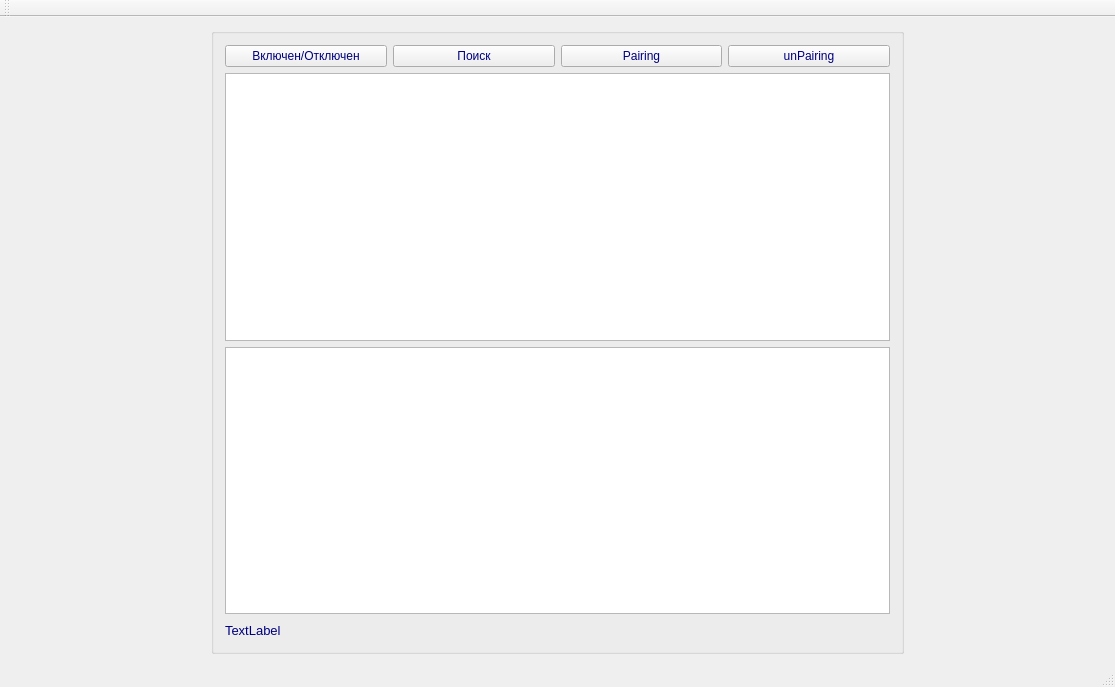
<?xml version="1.0" encoding="UTF-8"?>
<ui version="4.0">
 <class>BluetoothWindowClass</class>
 <widget class="QMainWindow" name="BluetoothWindowClass">
  <property name="geometry">
   <rect>
    <x>0</x>
    <y>0</y>
    <width>1115</width>
    <height>687</height>
   </rect>
  </property>
  <property name="windowTitle">
   <string>Bluetooth App</string>
  </property>
  <property name="autoFillBackground">
   <bool>false</bool>
  </property>
  <widget class="QWidget" name="centralWidget">
   <property name="enabled">
    <bool>true</bool>
   </property>
   <property name="styleSheet">
    <string notr="true">color: rgb(0, 0, 127);</string>
   </property>
   <layout class="QHBoxLayout" name="horizontalLayout">
    <item>
     <spacer name="leftVertSpacer">
      <property name="orientation">
       <enum>Qt::Vertical</enum>
      </property>
      <property name="sizeHint" stdset="0">
       <size>
        <width>200</width>
        <height>40</height>
       </size>
      </property>
     </spacer>
    </item>
    <item>
     <widget class="QGroupBox" name="BTGroupBox">
      <property name="minimumSize">
       <size>
        <width>400</width>
        <height>400</height>
       </size>
      </property>
      <property name="title">
       <string/>
      </property>
      <property name="flat">
       <bool>false</bool>
      </property>
      <layout class="QGridLayout" name="gridLayout">
       <item row="0" column="2">
        <widget class="QPushButton" name="pairingButton">
         <property name="text">
          <string>Pairing</string>
         </property>
        </widget>
       </item>
       <item row="0" column="0">
        <widget class="QPushButton" name="powerButton">
         <property name="text">
          <string>Включен/Отключен</string>
         </property>
        </widget>
       </item>
       <item row="0" column="1">
        <widget class="QPushButton" name="scanButton">
         <property name="text">
          <string>Поиск</string>
         </property>
        </widget>
       </item>
       <item row="3" column="0" colspan="3">
        <widget class="QLabel" name="pairingLabel">
         <property name="minimumSize">
          <size>
           <width>0</width>
           <height>20</height>
          </size>
         </property>
         <property name="font">
          <font>
           <family>Arial</family>
           <pointsize>10</pointsize>
          </font>
         </property>
         <property name="text">
          <string>TextLabel</string>
         </property>
        </widget>
       </item>
       <item row="0" column="3">
        <widget class="QPushButton" name="unPairingButton">
         <property name="text">
          <string>unPairing</string>
         </property>
        </widget>
       </item>
       <item row="1" column="0" colspan="4">
        <widget class="QListWidget" name="devicesListWidget"/>
       </item>
       <item row="2" column="0" colspan="4">
        <widget class="QTextBrowser" name="textBrowser"/>
       </item>
      </layout>
     </widget>
    </item>
    <item>
     <spacer name="rightVertSpacer">
      <property name="orientation">
       <enum>Qt::Vertical</enum>
      </property>
      <property name="sizeHint" stdset="0">
       <size>
        <width>200</width>
        <height>40</height>
       </size>
      </property>
     </spacer>
    </item>
   </layout>
  </widget>
  <widget class="QStatusBar" name="statusBar"/>
  <widget class="QToolBar" name="mainToolBar">
   <attribute name="toolBarArea">
    <enum>TopToolBarArea</enum>
   </attribute>
   <attribute name="toolBarBreak">
    <bool>false</bool>
   </attribute>
  </widget>
  <widget class="QMenuBar" name="menuBar">
   <property name="geometry">
    <rect>
     <x>0</x>
     <y>0</y>
     <width>1115</width>
     <height>21</height>
    </rect>
   </property>
  </widget>
 </widget>
 <layoutdefault spacing="6" margin="11"/>
 <resources>
  <include location="BluetoothWindow.qrc"/>
 </resources>
 <connections/>
</ui>
